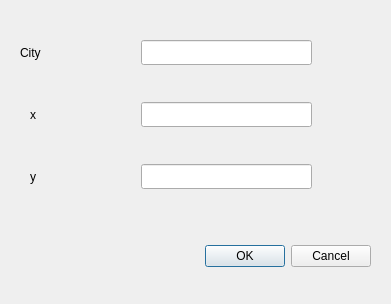
<?xml version="1.0" encoding="UTF-8"?>
<ui version="4.0">
 <class>Dialog</class>
 <widget class="QDialog" name="Dialog">
  <property name="geometry">
   <rect>
    <x>0</x>
    <y>0</y>
    <width>391</width>
    <height>304</height>
   </rect>
  </property>
  <property name="windowTitle">
   <string>Add new city</string>
  </property>
  <widget class="QDialogButtonBox" name="buttonBox">
   <property name="geometry">
    <rect>
     <x>30</x>
     <y>240</y>
     <width>341</width>
     <height>32</height>
    </rect>
   </property>
   <property name="orientation">
    <enum>Qt::Horizontal</enum>
   </property>
   <property name="standardButtons">
    <set>QDialogButtonBox::Cancel|QDialogButtonBox::Ok</set>
   </property>
  </widget>
  <widget class="QLineEdit" name="lineEdit_y">
   <property name="geometry">
    <rect>
     <x>141</x>
     <y>164</y>
     <width>171</width>
     <height>25</height>
    </rect>
   </property>
  </widget>
  <widget class="QLineEdit" name="lineEdit_x">
   <property name="geometry">
    <rect>
     <x>141</x>
     <y>102</y>
     <width>171</width>
     <height>25</height>
    </rect>
   </property>
  </widget>
  <widget class="QLabel" name="labelx">
   <property name="geometry">
    <rect>
     <x>30</x>
     <y>102</y>
     <width>8</width>
     <height>25</height>
    </rect>
   </property>
   <property name="text">
    <string>x</string>
   </property>
  </widget>
  <widget class="QLineEdit" name="lineEdit_city">
   <property name="geometry">
    <rect>
     <x>141</x>
     <y>40</y>
     <width>171</width>
     <height>25</height>
    </rect>
   </property>
  </widget>
  <widget class="QLabel" name="labely">
   <property name="geometry">
    <rect>
     <x>30</x>
     <y>164</y>
     <width>8</width>
     <height>25</height>
    </rect>
   </property>
   <property name="text">
    <string>y</string>
   </property>
  </widget>
  <widget class="QLabel" name="labelcity">
   <property name="geometry">
    <rect>
     <x>20</x>
     <y>40</y>
     <width>28</width>
     <height>25</height>
    </rect>
   </property>
   <property name="text">
    <string>City</string>
   </property>
  </widget>
 </widget>
 <resources/>
 <connections>
  <connection>
   <sender>buttonBox</sender>
   <signal>accepted()</signal>
   <receiver>Dialog</receiver>
   <slot>accept()</slot>
   <hints>
    <hint type="sourcelabel">
     <x>248</x>
     <y>254</y>
    </hint>
    <hint type="destinationlabel">
     <x>157</x>
     <y>274</y>
    </hint>
   </hints>
  </connection>
  <connection>
   <sender>buttonBox</sender>
   <signal>rejected()</signal>
   <receiver>Dialog</receiver>
   <slot>reject()</slot>
   <hints>
    <hint type="sourcelabel">
     <x>316</x>
     <y>260</y>
    </hint>
    <hint type="destinationlabel">
     <x>286</x>
     <y>274</y>
    </hint>
   </hints>
  </connection>
 </connections>
</ui>
